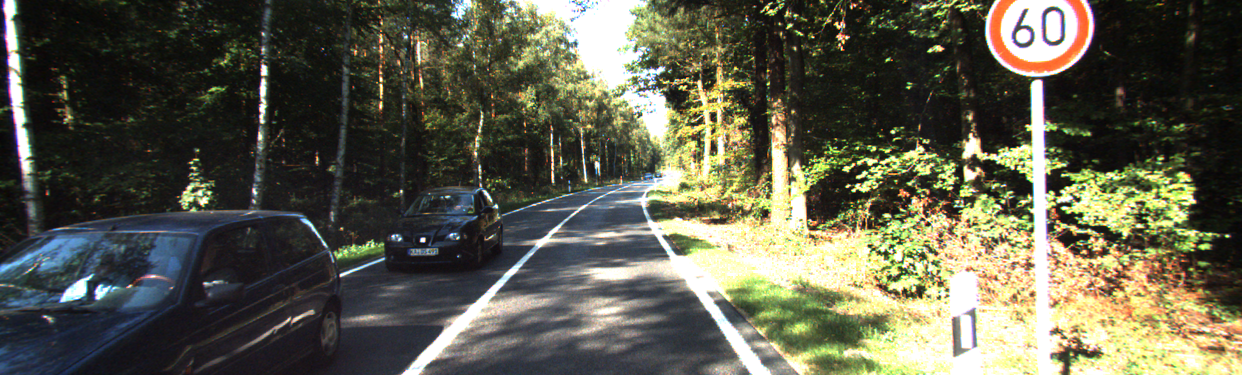
#> input picture samples/000044.png, 1242 x 375 px, found by its file name
$ python depth_estimation.py
#> lines starting #> are read from the running program, lines starting #| are printed output that depends on the picture; after the words box and inside, x2 and y2 are one past the last pixel; in counts of white or black regions, pixels touching at a corner belong together
### lidar_coordinate_transformation.py
import numpy as np
import cv2
import matplotlib.pyplot as plt

def read_image(image_path:str):
    return cv2.imread(image_path)

# [8 lines left out: function read_velodyne_bin, not called in this run]

def read_calibration_file(calib_file_path):
    calibration_dict = {}

    with open(calib_file_path, 'r') as f:
        for line in f.readlines():
            if line != '\n':
                key, value = line.split(':')
                calibration_dict[key.strip()] = np.fromstring(
                    value, sep=' '
                )

    return calibration_dict

# [138 lines left out: functions transform_lidar_to_camera, create_maps, upscale_with_bilateral_filter, visualize_maps, save_as_png, transform_lidar_sample, not called in this run]

# [9 lines that do not run on import are left out]

### depth_estimation.py
import numpy as np
import cv2 as cv
import matplotlib.pyplot as plt
from lidar_coordinate_transformation import read_calibration_file
from mpl_toolkits.mplot3d import Axes3D
import open3d as o3d

def disparity_to_depth(disparity, fb_constant=389.34):
    """
    Convert disparity map to depth map.

    Parameters:
    - disparity: numpy array of disparity values
    - fb_constant: focal length * baseline constant (default is 390.34 for KITTI)

    Returns:
    - depth: numpy array of depth values
    """

    # Convert disparity to depth (avoid division by zero)
    depth_map = np.zeros(disparity.shape, np.float32)
    valid_disparity_mask = disparity > 0  # Mask where disparity is valid
    depth_map[valid_disparity_mask] = fb_constant / disparity[valid_disparity_mask]
    # Replace zero and negative disparities to avoid division issues
    disparity[disparity <= 0] = 0.1  # Set to a small positive value

    # Convert disparity to depth
    depth = fb_constant / disparity

    return depth

def cv2_depth_gen(imgL_path, imgR_path, viz=False):
    """
    Generate depth map from stereo images using OpenCV's StereoSGBM algorithm.

    Args:
        imgL_path: Path to the left image
        imgR_path: Path to the right image
        viz: Boolean to display disparity and depth maps

    Returns:
        depth: Numpy array of depth values
        left_img: Numpy array of left image
        right_img: Numpy array of right image
    """
#> called with viz = True
    imgL = cv.imread(imgL_path, cv.IMREAD_GRAYSCALE)
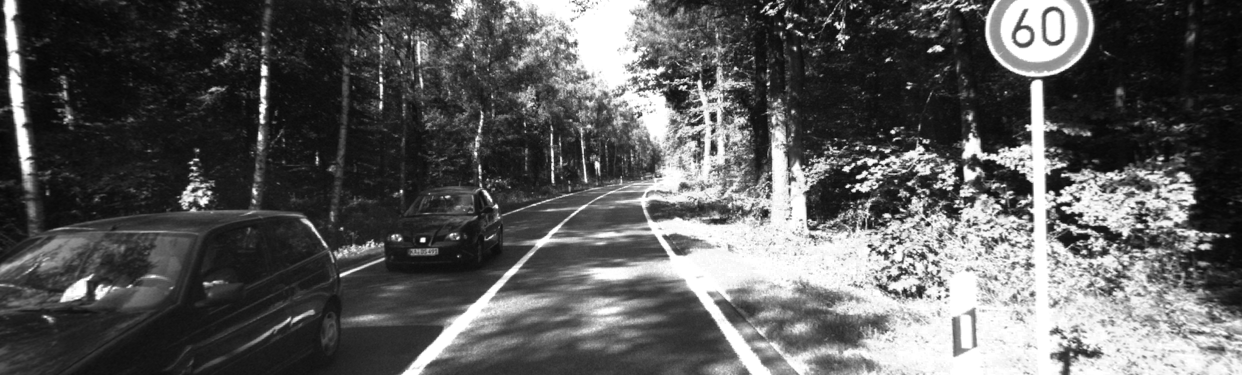
#> imgL: shape (375, 1242); min 4, max 255, mean 91.3
    imgR = cv.imread(imgR_path, cv.IMREAD_GRAYSCALE)

    #background matcher params
    sad_window = 10
    num_disparities = sad_window*16
    block_size = 11
    matcher_name = 'sgbm'

    matcher = cv.StereoSGBM.create(numDisparities=num_disparities,
                                        minDisparity=0,
                                        blockSize=block_size,
                                        P1 = 8 * 3 * 5 ** 2,
                                        P2 = 32 * 3 * 5 ** 2,
                                        mode=cv.STEREO_SGBM_MODE_SGBM_3WAY,
                                        disp12MaxDiff=1,
                                        uniquenessRatio=5,
                                        speckleWindowSize=200,
                                        speckleRange=2
                                       )
    # Calculate disparity using the StereoSGBM algorithm
    disparity = matcher.compute(imgL, imgR).astype(np.float32)
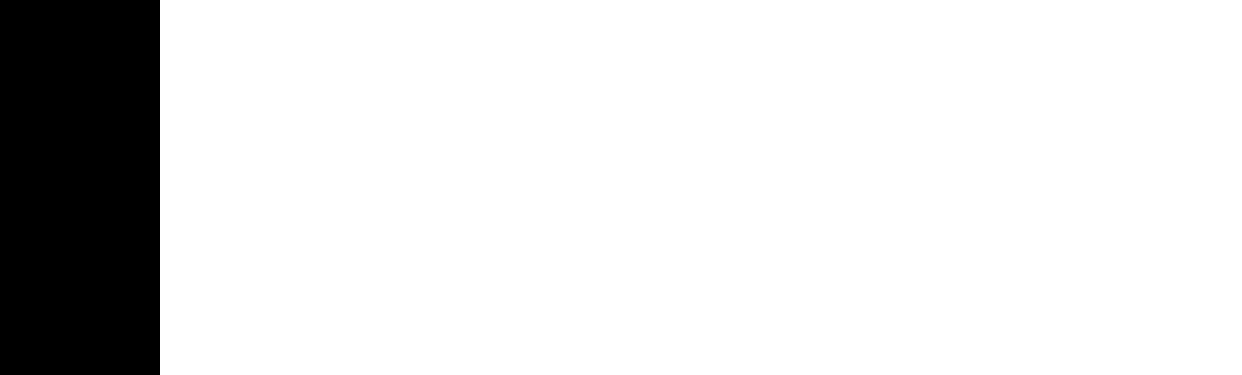
#> disparity: shape (375, 1242) float32; values -16 (black) and 0 (white), 87.1% white; 1 black region, box (x1, y1, x2, y2) and area: (0, 0, 160, 375) 60000
    disparity /= 16.0  # Scale down to real disparity
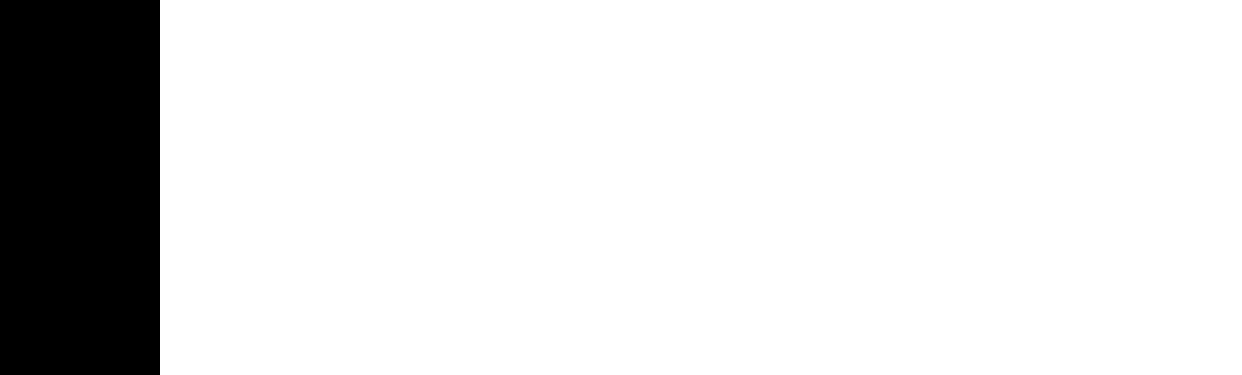
#> disparity: shape (375, 1242) float32; values -1 (black) and 0 (white), 87.1% white; 1 black region, box (x1, y1, x2, y2) and area: (0, 0, 160, 375) 60000

    # Calculate depth
    depth = disparity_to_depth(disparity)
#> in disparity_to_depth, `valid_disparity_mask = disparity > 0`: valid_disparity_mask: shape (375, 1242) bool; every value is 0
#> in disparity_to_depth, `depth_map[valid_disparity_mask] = fb_constant / disparity[valid_dispar..`: depth_map: shape (375, 1242) float32; every value is 0
#> in disparity_to_depth, `disparity[disparity <= 0] = 0.1`: disparity: shape (375, 1242) float32; every value is 0.1
#> in disparity_to_depth, `depth = fb_constant / disparity`: depth: shape (375, 1242) float32; every value is 3893.4
    # Normalize depth for visualization purposes
    # depth_display = (depth / depth.max() * 255).astype(np.uint8)

    # Display disparity and depth maps
    plt.figure(figsize=(10, 5))
    plt.subplot(1, 2, 1)
    plt.title("Disparity Map")
    plt.imshow(disparity, cmap='plasma')
    plt.colorbar(label="Disparity (pixels)")

    plt.subplot(1, 2, 2)
    plt.title("Depth Map")
    plt.imshow(depth, cmap='plasma')
    plt.colorbar(label="Depth (meters)")

    plt.show()
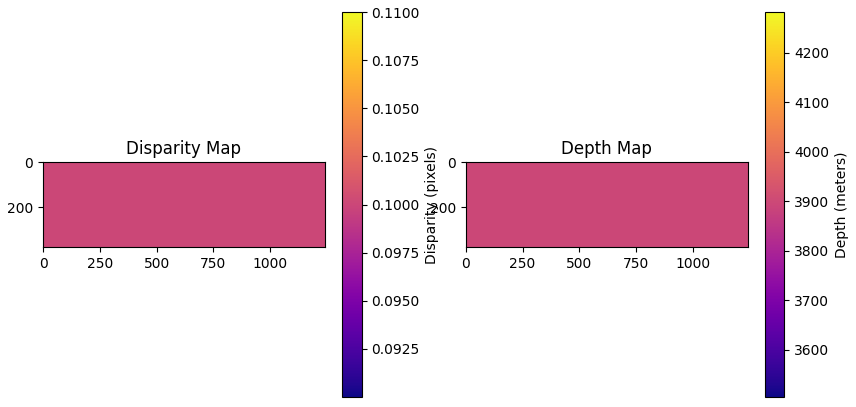
#> figure drawn by matplotlib, 4 panels
#> further down, left_img is the input picture: shape (375, 1242, 3); mean B, G, R 76.7, 93.6, 93.9
#> (reads samples/000044.txt from the repository)
    return depth , cv.imread(imgL_path), cv.imread(imgR_path)

def generate_pseudo_pointcloud(depth_map, P2, min_depth=0, max_depth=80):
    """
    Generate pseudo point cloud from depth map using camera parameters

    Args:
        depth_map: numpy array of depth values
        P2: Camera projection matrix (3x4) from KITTI
        min_depth: Minimum depth threshold
        max_depth: Maximum depth threshold

    Returns:
        points_3d: Nx3 array of 3D points
    """
#> called with P2 = array of shape (3, 4), min_depth = 0, max_depth = 80
    # Get image dimensions
    height, width = depth_map.shape
#> height = 375; width = 1242

    # Create mesh grid of image coordinates
    rows, cols = np.meshgrid(range(height), range(width), indexing='ij')

    # Stack coordinates and reshape
    pixels = np.stack([cols.flatten(), rows.flatten(), np.ones_like(cols.flatten())])

    # Get camera intrinsic parameters from P2
    fx = P2[0, 0]
#> fx = 721.5
    fy = P2[1, 1]
#> fy = 721.5
    cx = P2[0, 2]
#> cx = 609.6
    cy = P2[1, 2]
#> cy = 172.9

    # Create camera intrinsic matrix
    K = np.array([[fx, 0, cx],
                  [0, fy, cy],
                  [0, 0, 1]])
#> K = [[721.5, 0, 609.6], [0, 721.5, 172.9], [0, 0, 1]]

    # Back-project pixels to 3D points
    points_3d = np.linalg.inv(K) @ pixels

    # Multiply by depth
    depth_flat = depth_map.flatten()
    points_3d *= depth_flat[None, :]

    # Filter points based on depth threshold
    valid_points = (depth_flat > min_depth) & (depth_flat < max_depth)
    points_3d = points_3d[:, valid_points].T
#> points_3d = empty array

    return points_3d

def visualize_open3d(points, colors=None, window_name="Open3D Visualization"):
    """
    Visualize point cloud using Open3D

    Args:
        points: Nx3 numpy array of points
        colors: Nx3 numpy array of RGB colors (optional)
        window_name: Title of visualization window

    Returns:
        None
    """
    # Create point cloud object
    pcd = o3d.geometry.PointCloud()
    pcd.points = o3d.utility.Vector3dVector(points)

    if colors is not None:
        pcd.colors = o3d.utility.Vector3dVector(colors)
    else:
        # Default color if none provided
        pcd.paint_uniform_color([0.5, 0.5, 0.5])

    # Create coordinate frame
    coord_frame = o3d.geometry.TriangleMesh.create_coordinate_frame(size=1.0)

    # Visualize
    o3d.visualization.draw_geometries([pcd, coord_frame],
                                    window_name=window_name,
                                    width=800, height=600)

if __name__ == "__main__":
    img_name = '000044.png'
    left_img_folder_path = 'data/dev_datakit/image_left/training'
    right_img_folder_path = 'data/dev_datakit/image_right/training'

    # # Replace with paths to your images
    depth, left_img, right_img = cv2_depth_gen(
        f'{left_img_folder_path}/{img_name}',
        f'{right_img_folder_path}/{img_name}',
        True
    )

    calib_folder_path = 'data/dev_datakit/calibration/training/calib'

    cam_calib_file = read_calibration_file(f'{calib_folder_path}/{img_name.split(".")[0]}.txt')

    pseudo_point_cloud = generate_pseudo_pointcloud(
        depth,np.array(cam_calib_file['P2']).reshape(3,4)
    )
#> pseudo_point_cloud = empty array

    print(pseudo_point_cloud)

    visualize_open3d(pseudo_point_cloud)
